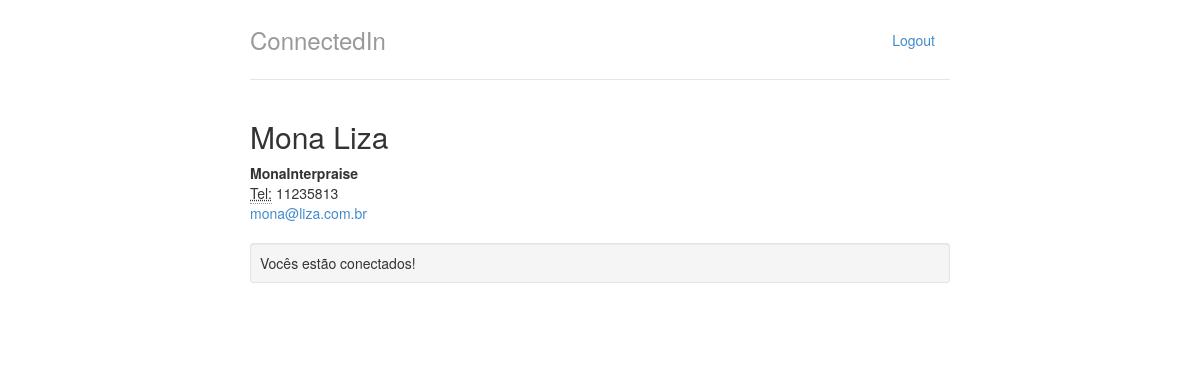
Page /perfil/2 on the committed database.
### perfil/models.py (models this page shows, shortened)
class Perfil(models.Model):
        nome = models.CharField(max_length=255, null=False)
        email = models.CharField(max_length=255, null=False)
        telefone = models.CharField(max_length=15, null=False)
        nome_empresa = models.CharField(max_length=255, null=False)
        contatos = models.ManyToManyField('self')

### perfil/views.py (the view)
# urls.py: url(r'^perfil/(?P<perfil_id>\d+)$', views.exibir, name='exibir'),
def exibir(request, perfil_id):
	perfil = Perfil.objects.get(id=perfil_id)
	perfil_logado = get_perfil_logado(request)
	ja_contato = perfil in perfil_logado.contatos.all()
	return render(request, 'perfil.html', {"perfil": perfil, 'ja_contato': ja_contato})

### perfil/views.py (called while the page is built)
def get_perfil_logado(request):
	return Perfil.objects.get(id=1)

### perfil/templates/perfil.html (shortened to what this page needs)
{% extends "base.html" %}
{% block body %}
    <div class="row">
        <div class="col-lg-12">
            <h2 style="margin-top: 0">{{perfil.nome}}</h2>
            <address>
                <strong>{{perfil.nome_empresa}}</strong><br>
                <abbr title="Telefone">Tel:</abbr> {{ perfil.telefone }}<br>
                <a href="mailto:{{ perfil.email }}">{{ perfil.email }}</a>
            </address>
            {% if ja_contato %}
                <div class="well well-sm">Vocês estão conectados!</div>
            {% else %}
        </div>
    </div>
{% endblock %}

### perfil/static/styles/main.css (style rules this page uses)
body { padding-top: 20px; padding-bottom: 20px; }

### rows in the picture
Perfil: nome "Mona Liza", nome_empresa "MonaInterpraise", telefone "11235813", email "mona@liza.com.br"
